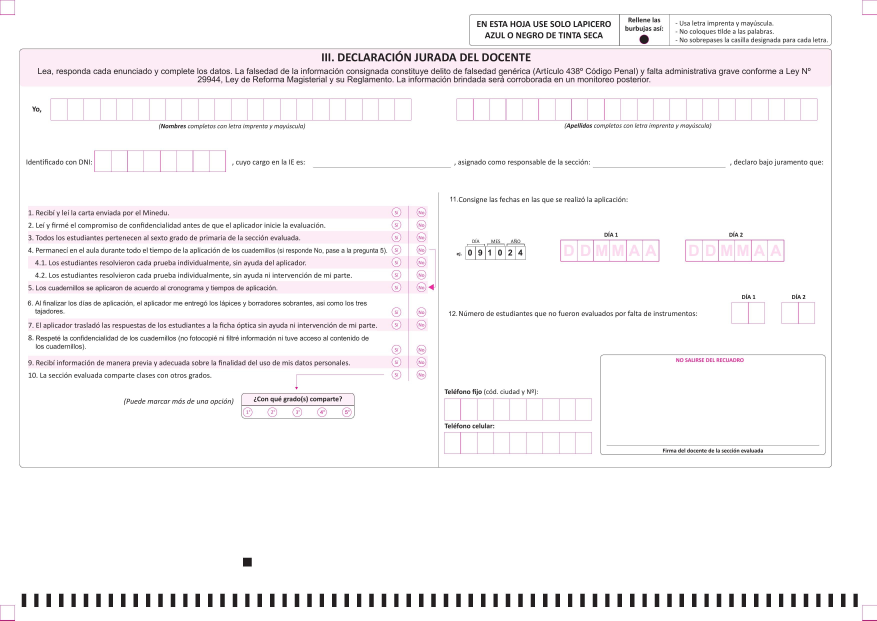
#> input picture src/tests/original_image/2.jpg, 3508 x 2481 px (shown at 1/4 size); its folder holds only this picture in this run
$ python -i fast_aligner.py   (imports and definitions only)
#> lines starting #> are read from the running program, lines starting #| are printed output that depends on the picture; after the words box and inside, x2 and y2 are one past the last pixel; in counts of white or black regions, pixels touching at a corner belong together
#> further down, picture is the input picture: shape (2481, 3508, 3); mean B, G, R 246.4, 245, 247.3
import time
import cv2
import numpy as np
from typing import Optional, Dict, List, Tuple
from .corner_aligner_omr import CornerMarkerAligner     # ← importa el fallback


class FastOMRAligner:
    """
    1) Intenta alinear usando marcos detectados con minAreaRect.
    2) Si no obtiene homografía válida:
         • prueba con un único rectángulo y rotaciones,
    3) Si aún falla → CornerMarkerAligner (cuadritos de esquina).
    """

    # -----------------------------------------------------------------
    # [173 lines left out: functions __init__, _order_box, _rect_candidates, _match_corners, _verify_homography, _try_single_rects and 1 more, not called in this run]


class FastICRAligner:
    def __init__(self,
                 confidence_threshold: float = 0.95,
                 dpi: int = 300,
                 min_area: int = 1000,
                 max_area: int = 5000):  # Añadido parámetro max_area
        """
        Initialize the fast OMR aligner with corner detection capabilities
        """
        self.confidence_threshold = confidence_threshold
        self.dpi = dpi
        self.min_border_len = int(dpi * 0.5)
        self.min_area = min_area
        self.max_area = max_area  # Nueva propiedad
        self.timings = {}

    def extract_corners(self, img: np.ndarray) -> Tuple[np.ndarray, Dict[str, List[Tuple[float, float]]]]:
        """Extrae esquinas detectando únicamente cuadraditos negros en las cuatro esquinas de la imagen."""
        t_start = time.time()

        # Convertir a escala de grises
        if len(img.shape) == 3:
            gray = cv2.cvtColor(img, cv2.COLOR_BGR2GRAY)
        else:
            gray = img.copy()

        # Reducir resolución y aplicar filtro gaussiano
        processed = cv2.GaussianBlur(gray, (5, 5), 0)
        scale = 1
        processed = cv2.resize(processed, None, fx=scale, fy=scale)

        # Umbralización binaria inversa (para obtener cuadraditos negros)
        _, binary = cv2.threshold(processed, 0, 255, cv2.THRESH_BINARY_INV + cv2.THRESH_OTSU)
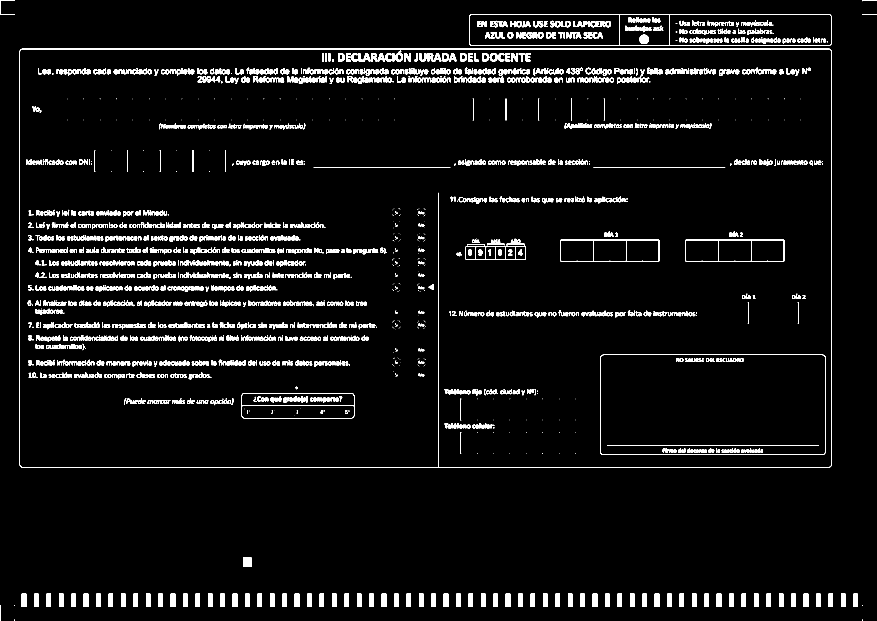
#> binary: shape (2481, 3508) (shown at 1/4 size); 4.1% white; 2431 white regions (454 under 20 px), largest, box (x1, y1, x2, y2) and area: (78, 195, 3327, 1870) 15873, (2401, 1419, 3302, 1820) 3896, (1876, 56, 3327, 184) 3796

        # Dilatación para cerrar huecos
        kernel = np.ones((2,2), np.uint8)
        dilated = cv2.dilate(binary, kernel, iterations=1)
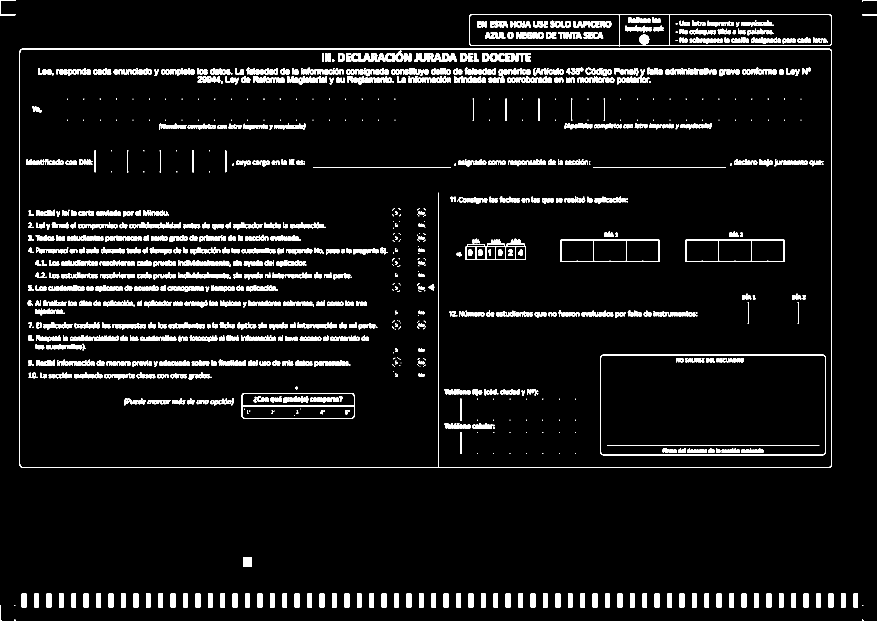
#> dilated: shape (2481, 3508) (shown at 1/4 size); 5.4% white; 2170 white regions (329 under 20 px), largest, box (x1, y1, x2, y2) and area: (78, 195, 3328, 1871) 26813, (1876, 56, 3328, 185) 7189, (2401, 1419, 3303, 1821) 6494

        # Definir regiones de las esquinas
        h, w = dilated.shape[:2]
        corner_size = 0.2  # Ajustar este valor según sea necesario
        corner_w, corner_h = int(w * corner_size), int(h * corner_size)

        corners_coords = {
            'top_left': (slice(0, corner_h), slice(0, corner_w)),
            'top_right': (slice(0, corner_h), slice(w - corner_w, w)),
            'bottom_left': (slice(h - corner_h, h), slice(0, corner_w)),
            'bottom_right': (slice(h - corner_h, h), slice(w - corner_w, w))
        }

        corners_dict = { 'top_left': [], 'top_right': [], 'bottom_left': [], 'bottom_right': [] }

        for corner_name, (yslice, xslice) in corners_coords.items():
            # Extraer la región de la esquina
            corner_region = dilated[yslice, xslice]
            # Encontrar contornos en la región de la esquina
            contours, _ = cv2.findContours(
                corner_region, cv2.RETR_EXTERNAL, cv2.CHAIN_APPROX_SIMPLE
            )
            # Ajustar las coordenadas del contorno a la imagen completa
            x_offset = xslice.start
            y_offset = yslice.start

            # Procesar contornos
            for cnt in contours:
                area = cv2.contourArea(cnt)
                min_area_scaled = self.min_area * (scale ** 2)
                max_area_scaled = self.max_area * (scale ** 2)
                if min_area_scaled <= area <= max_area_scaled:
                    # Aproximar el contorno a un polígono
                    peri = cv2.arcLength(cnt, True)
                    approx = cv2.approxPolyDP(cnt, 0.02 * peri, True)

                    # Verificar si es un cuadrilátero
                    if len(approx) == 4 and cv2.isContourConvex(approx):
                        # Calcular el aspecto del contorno
                        x_rect, y_rect, w_rect, h_rect = cv2.boundingRect(approx)
                        aspect_ratio = float(w_rect) / h_rect
                        if 0.8 <= aspect_ratio <= 1.2:  # Ajustar tolerancia según sea necesario
                            # Ajustar posición del contorno y escalar al tamaño original
                            approx_full = (approx + np.array([[[x_offset, y_offset]]])) / scale

                            # Definir el punto de referencia de la esquina
                            image_h, image_w = img.shape[:2]
                            corner_points = {
                                'top_left': np.array([0, 0]),
                                'top_right': np.array([image_w, 0]),
                                'bottom_left': np.array([0, image_h]),
                                'bottom_right': np.array([image_w, image_h])
                            }
                            ref_point = corner_points[corner_name]

                            # Encontrar el punto de la aproximación más cercano a la esquina de la imagen
                            distances = [np.linalg.norm(pt[0] - ref_point) for pt in approx_full]
                            min_index = np.argmin(distances)
                            closest_point = approx_full[min_index][0]

                            # Agregar este punto al diccionario
                            corners_dict[corner_name].append(tuple(closest_point))
#> this loop made 4 passes
#> pass 1, in extract_corners, `corner_region = dilated[yslice, xslice]`:
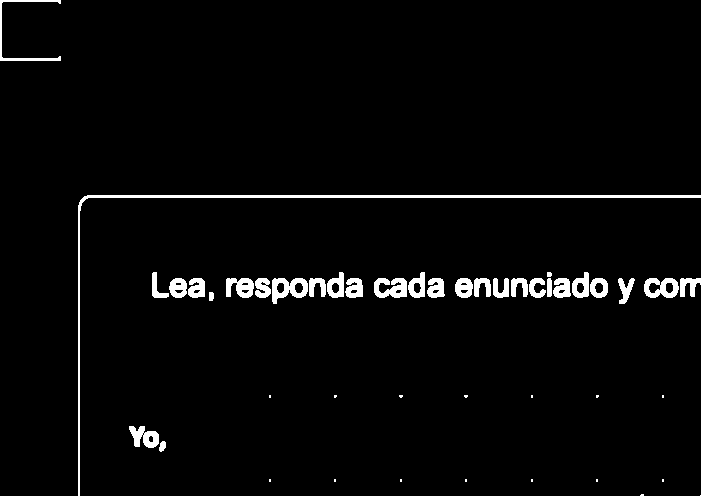
#> corner_region: shape (496, 701); 2.9% white; 46 white regions (16 under 20 px), largest, box (x1, y1, x2, y2) and area: (78, 195, 701, 496) 2468, (272, 278, 308, 304) 528, (374, 278, 407, 298) 472
#> pass 2, in extract_corners, `corner_region = dilated[yslice, xslice]`:
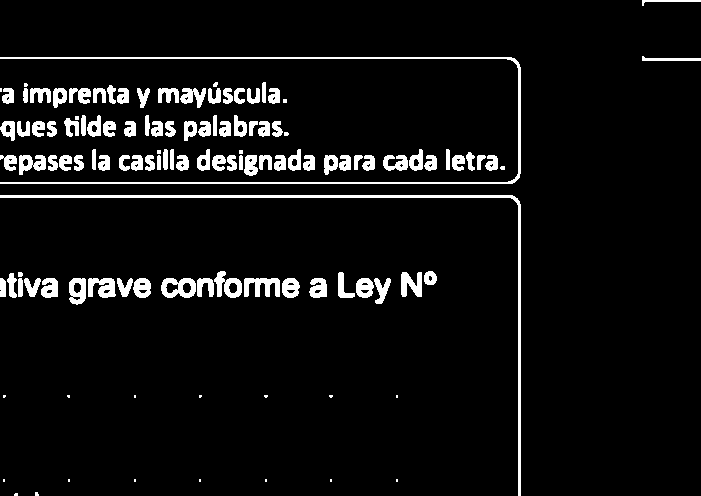
#> corner_region: shape (496, 701); 6.1% white; 122 white regions (24 under 20 px), largest, box (x1, y1, x2, y2) and area: (0, 57, 521, 184) 2454, (0, 195, 521, 496) 2450, (244, 278, 280, 297) 452
#> pass 3, in extract_corners, `corner_region = dilated[yslice, xslice]`:
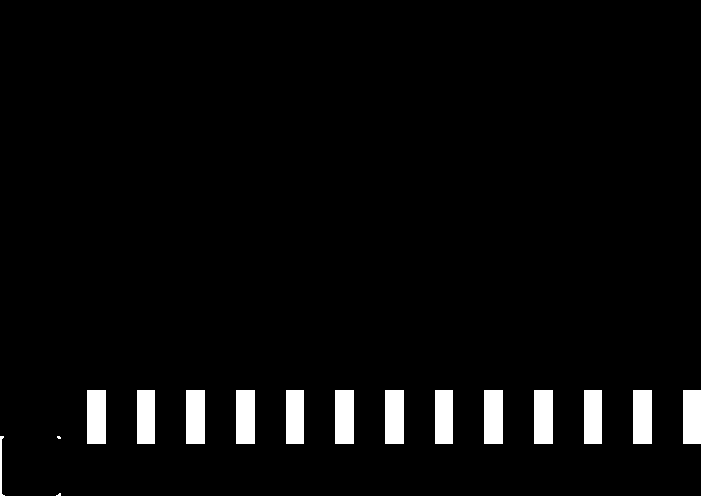
#> corner_region: shape (496, 701); 3.8% white; 16 white regions (2 under 20 px), largest, box (x1, y1, x2, y2) and area: (87, 390, 106, 444) 1026, (186, 390, 205, 444) 1026, (236, 390, 255, 444) 1026
#> after the loop:
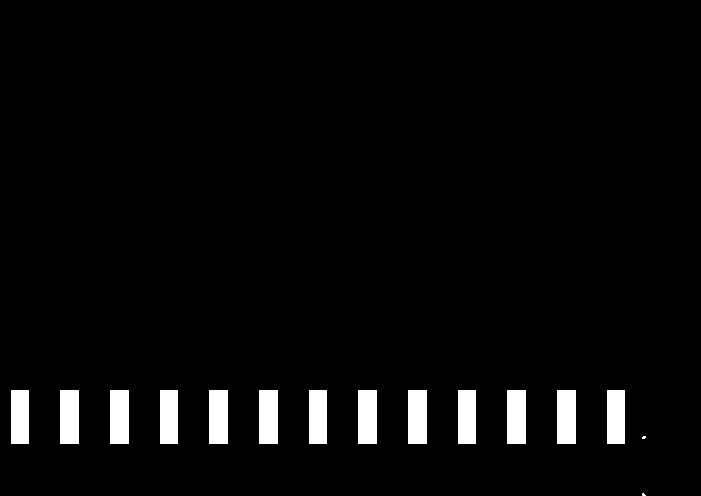
#> corner_region: shape (496, 701); 3.8% white; 15 white regions (2 under 20 px), largest, box (x1, y1, x2, y2) and area: (60, 390, 79, 444) 1026, (110, 390, 129, 444) 1026, (209, 390, 228, 444) 1026

        elapsed = time.time() - t_start
        self.timings['extract_corners'] = elapsed

        return None, corners_dict  # Retornamos None en lugar de corners_mask, ya que no lo utilizamos

    # [119 lines left out: functions match_corners, verify_homography, align, not called in this run]

>>> import cv2
>>> picture = cv2.imread('../tests/original_image/2.jpg')
>>> result = FastICRAligner().extract_corners(picture)

$ run again, on src/tests/original_image/4.jpg
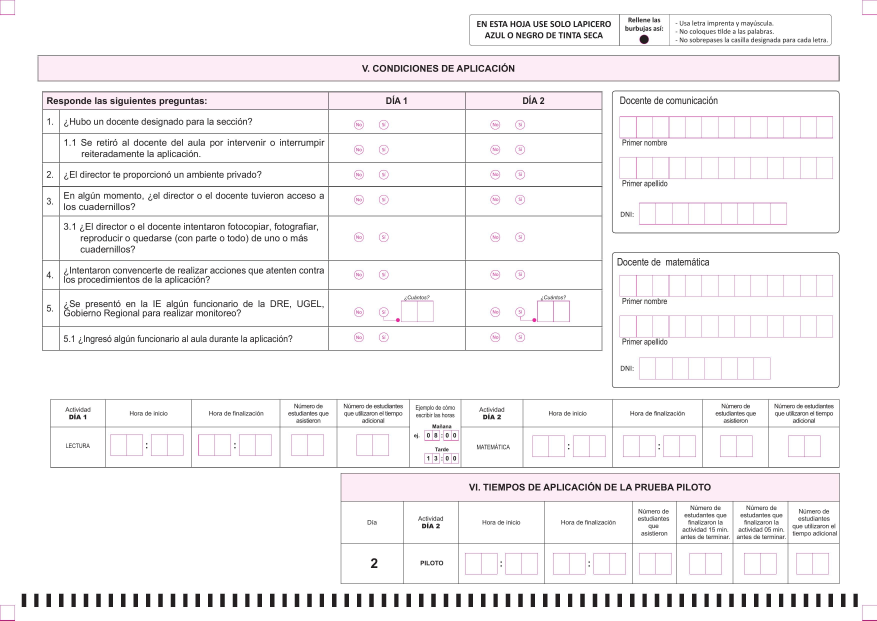
#> input picture src/tests/original_image/4.jpg, 3508 x 2481 px (shown at 1/4 size)
#> picture is the input picture: shape (2481, 3508, 3); mean B, G, R 243.7, 242.5, 244.5
#> in extract_corners, `_, binary = cv2.threshold(processed, 0, 255, cv2.THRESH_BINARY_INV + c..`:
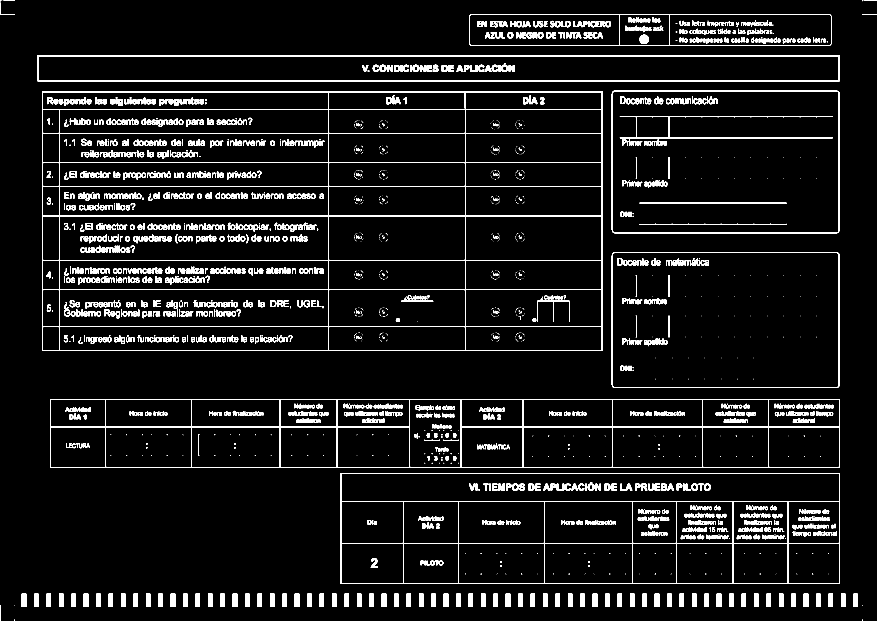
#> binary: shape (2481, 3508) (shown at 1/4 size); 5.4% white; 2411 white regions (894 under 20 px), largest, box (x1, y1, x2, y2) and area: (168, 366, 2410, 1403) 64381, (201, 1597, 3358, 1871) 28185, (1363, 1892, 3359, 2336) 22341
#> dilated: shape (2481, 3508); 7.2% white; 2043 white regions (560 under 20 px), largest, box (x1, y1, x2, y2) and area: (168, 366, 2411, 1404) 91708, (201, 1597, 3359, 1872) 40598, (1363, 1892, 3360, 2337) 33429
#> after the loop in extract_corners, `for corner_name, (yslice, xslice) in corners_coords.items():`:
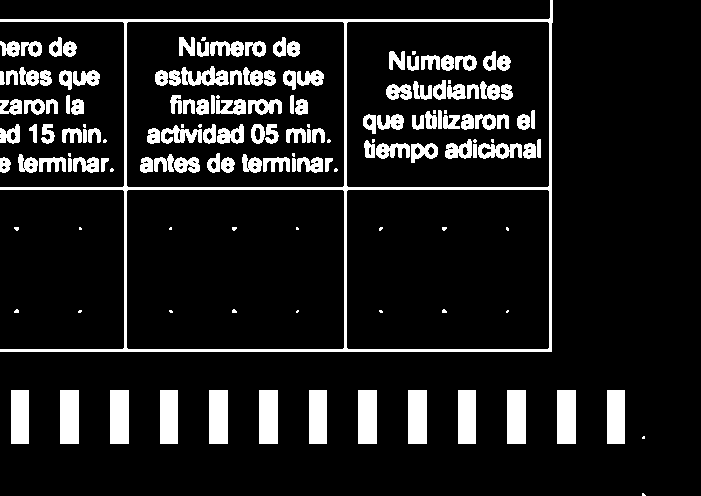
#> corner_region: shape (496, 701); 11.7% white; 152 white regions (37 under 20 px), largest, box (x1, y1, x2, y2) and area: (0, 0, 553, 352) 7966, (60, 390, 79, 444) 1026, (110, 390, 129, 444) 1026

$ run again, on src/tests/original_image/5.jpg
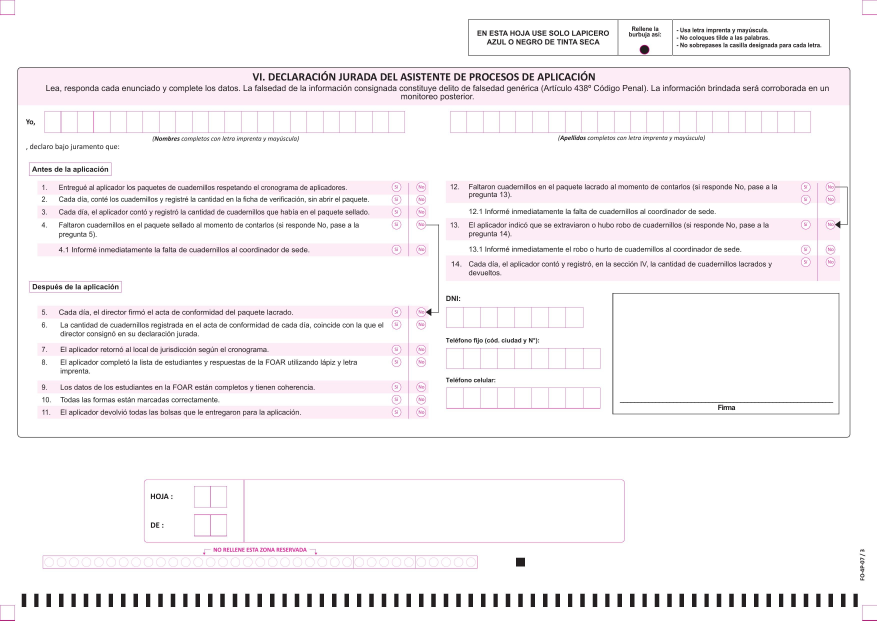
#> input picture src/tests/original_image/5.jpg, 3508 x 2481 px (shown at 1/4 size)
#> picture is the input picture: shape (2481, 3508, 3); mean B, G, R 244.9, 242.8, 246.2
#> in extract_corners, `_, binary = cv2.threshold(processed, 0, 255, cv2.THRESH_BINARY_INV + c..`:
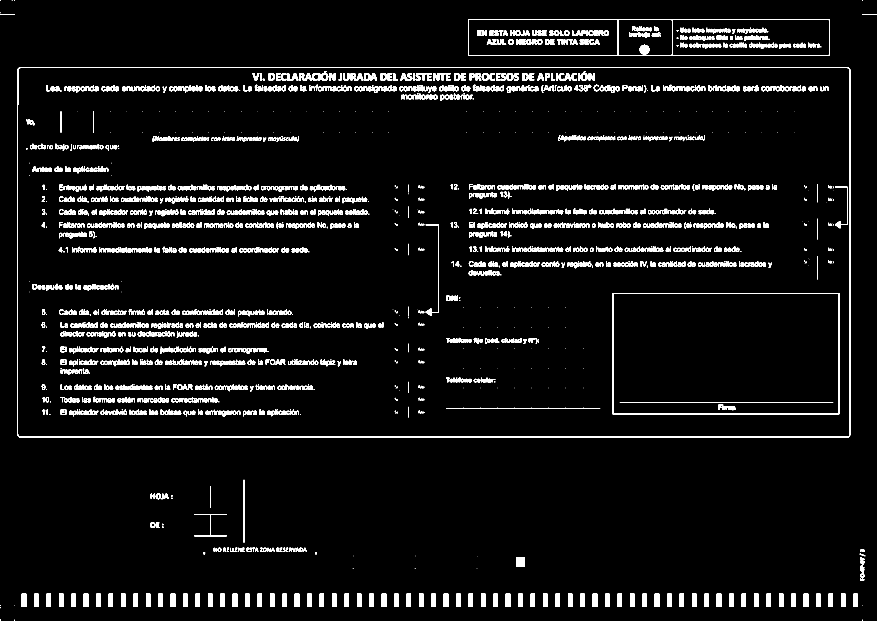
#> binary: shape (2481, 3508) (shown at 1/4 size); 4.6% white; 2373 white regions (370 under 20 px), largest, box (x1, y1, x2, y2) and area: (69, 269, 3402, 1751) 32372, (1872, 78, 3319, 222) 6946, (2450, 1172, 3357, 1657) 6045
#> dilated: shape (2481, 3508); 5.9% white; 2091 white regions (271 under 20 px), largest, box (x1, y1, x2, y2) and area: (69, 269, 3403, 1752) 41989, (1872, 78, 3320, 223) 11673, (2450, 1172, 3358, 1658) 8820
#> after the loop in extract_corners, `for corner_name, (yslice, xslice) in corners_coords.items():`:
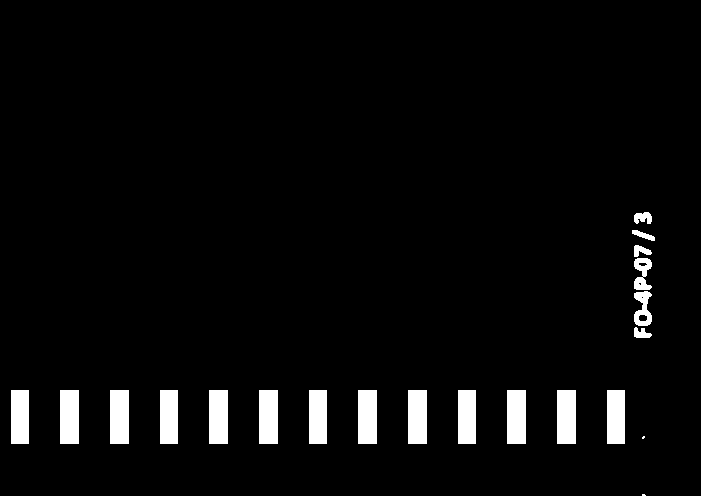
#> corner_region: shape (496, 701); 4.1% white; 21 white regions (2 under 20 px), largest, box (x1, y1, x2, y2) and area: (60, 390, 79, 444) 1026, (110, 390, 129, 444) 1026, (209, 390, 228, 444) 1026
